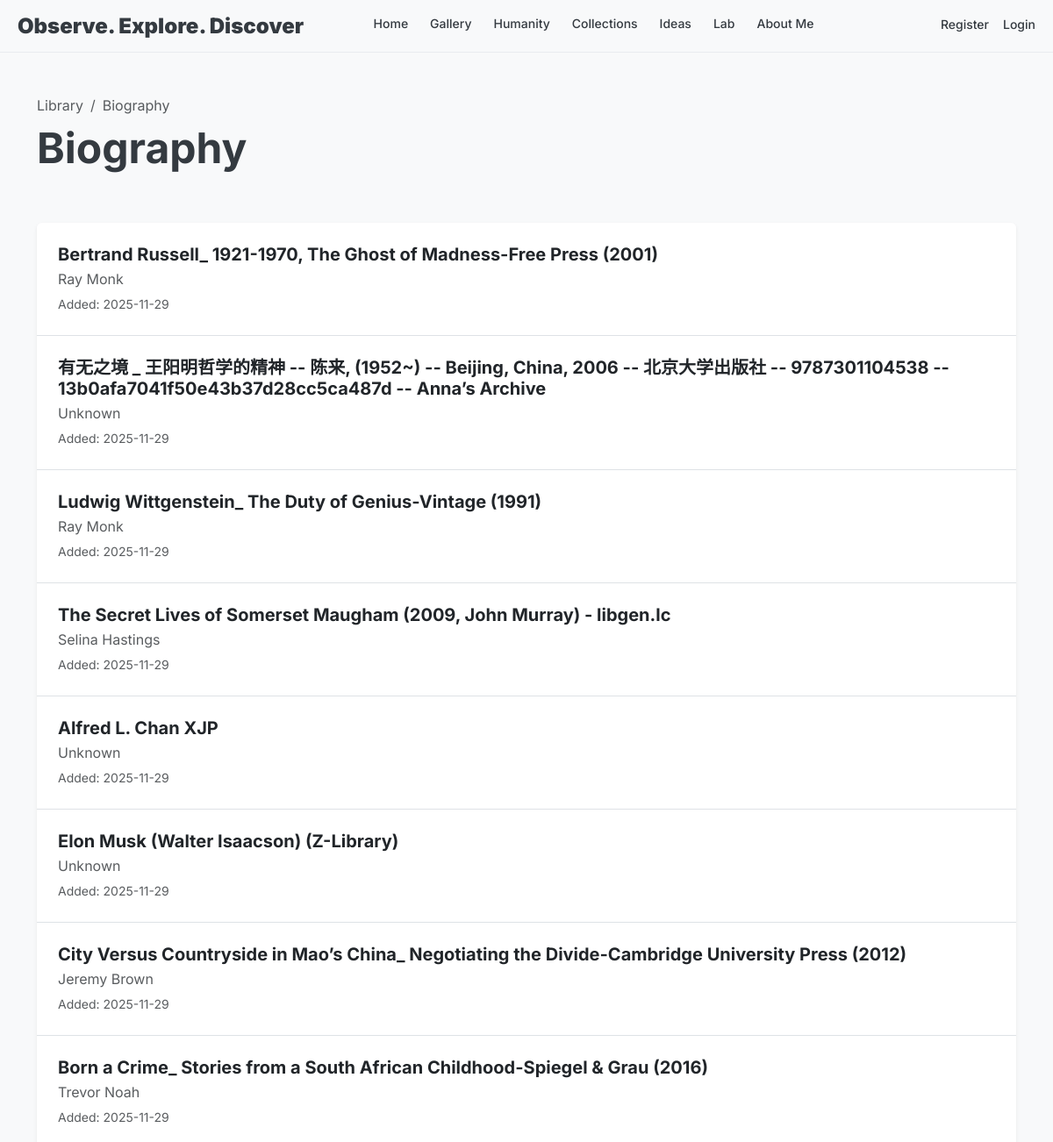
Page /library/Biography (upper part) on the earlier database version.
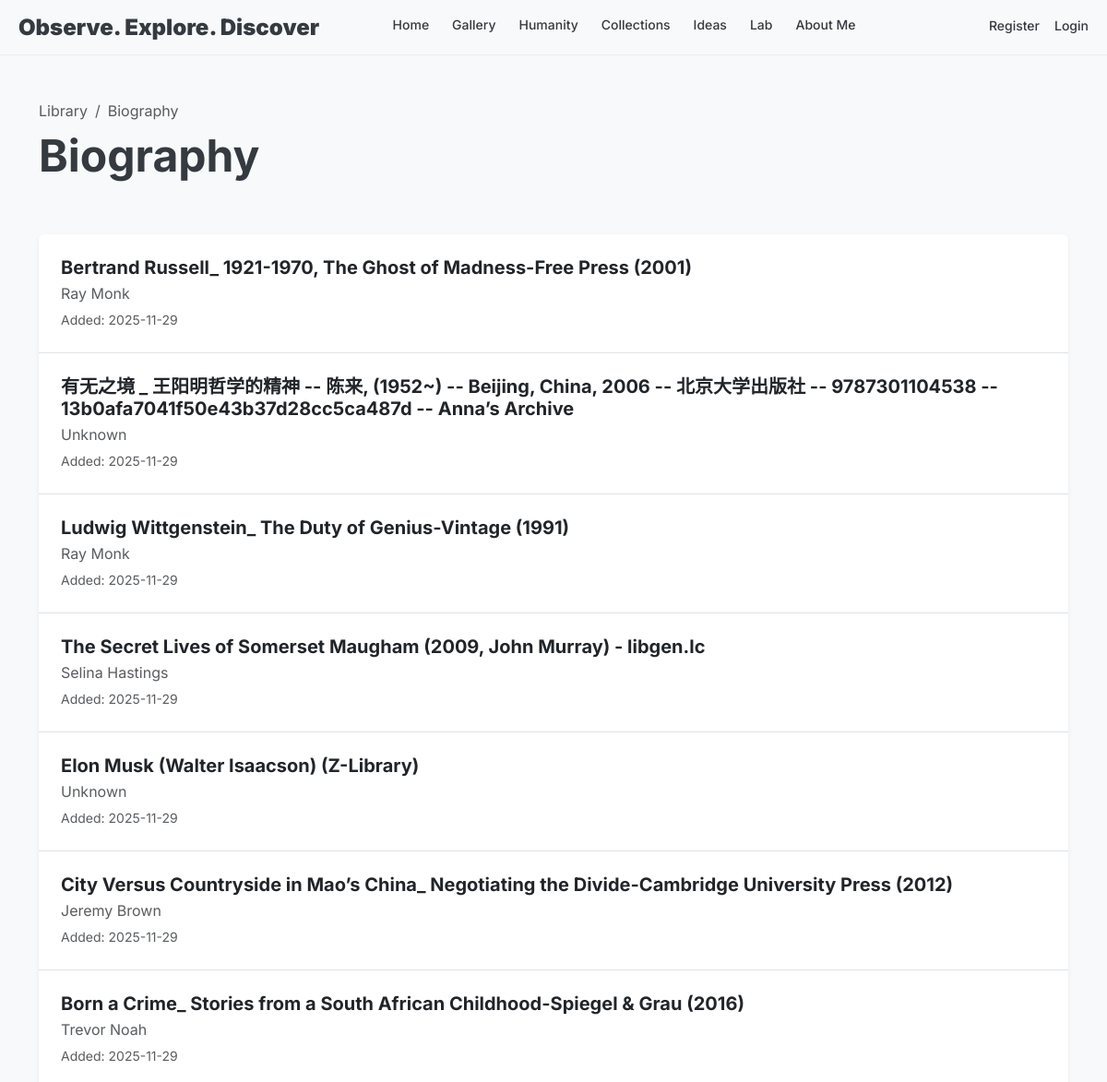
Same page on the later database version.
### mySite/app.py (models this page shows, shortened)
class Book(db.Model):
    id = db.Column(db.Integer, primary_key=True)
    title = db.Column(db.String(200), nullable=False)
    author = db.Column(db.String(100))
    category = db.Column(db.String(100), nullable=False)
    filename = db.Column(db.String(255), nullable=False)
    file_path = db.Column(db.String(500), nullable=False) # Relative path in static folder
    description = db.Column(db.Text)
    is_public = db.Column(db.Boolean, default=True)  # Whether the book is visible to public/readers
    upload_date = db.Column(db.DateTime, default=datetime.utcnow)

### mySite/app.py (the view)
@app.route("/library/<category>")
def library_category(category):
    query = Book.query.filter_by(category=category)
    if not current_user.is_authenticated or (current_user.role == 'reader'):
        query = query.filter_by(is_public=True)
    books = query.order_by(Book.upload_date.desc()).all()
    return render_template("library/category.html", category=category, books=books)

### mySite/templates/library/category.html (shortened to what this page needs)
{% extends "base.html" %}
{% block content %}
<div class="container py-5">
    <div class="d-flex justify-content-between align-items-center mb-5">
        <div>
            <nav aria-label="breadcrumb">
                <ol class="breadcrumb mb-2">
                    <li class="breadcrumb-item"><a href="{{ url_for('library_index') }}"
                            class="text-decoration-none text-muted">Library</a></li>
                    <li class="breadcrumb-item active" aria-current="page">{{ category }}</li>
                </ol>
            </nav>
            <h1 class="display-5 fw-bold" style="font-family: 'Inter', sans-serif;">{{ category }}</h1>
        </div>
    </div>
    <div class="list-group shadow-sm">
        {% for book in books %}
        <div class="list-group-item list-group-item-action p-4 border-0 border-bottom">
            <div class="d-flex w-100 justify-content-between align-items-center">
                <div>
                    <h5 class="mb-1 fw-bold">{{ book.title }}</h5>
                    <p class="mb-1 text-muted">{{ book.author }}</p>
                    <small class="text-muted">Added: {{ book.upload_date.strftime('%Y-%m-%d') }}</small>
                </div>
            </div>
        </div>
        {% else %}
        <div class="list-group-item p-5 text-center text-muted">
            No books in this category yet.
        </div>
        {% endfor %}
    </div>
</div>
{% endblock %}

Differences in the rows shown:
no longer on this page (row edited): Book: title "Alfred L. Chan XJP", author "Unknown", upload_date "2025-11-29"
